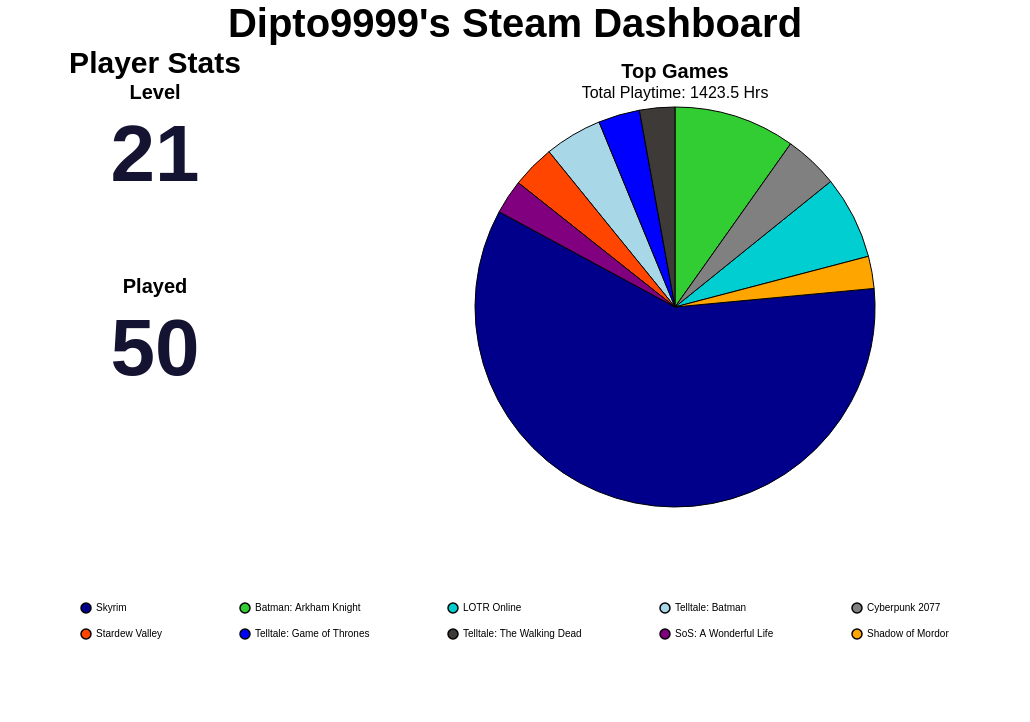

Vega-Lite specification stored for this chart:
### Vega-Lite specification from a JSON file in a GitHub repository (floating-point values rounded to 4 significant figures)
{"config": {"view": {"continuousWidth": 300, "continuousHeight": 300, "strokeOpacity": 0, "strokeWidth": 1.5}, "axis": {"labelFontSize": 12, "titleFontSize": 16}, "legend": {"labelFontSize": 12, "titleFontSize": 16}}, "hconcat": [{"vconcat": [{"data": {"name": "data-2499b64f9be58983f459d2071ccce1f4"}, "mark": {"type": "text", "align": "center", "baseline": "middle", "color": "#141331", "fontSize": 80, "fontWeight": "bold"}, "encoding": {"text": {"field": "Value", "type": "quantitative"}, "x": {"axis": null, "field": "Metric", "type": "nominal"}, "y": {"value": 50}}, "height": 150, "title": {"text": "Level", "anchor": "middle", "fontSize": 20}, "width": 300}, {"data": {"name": "data-3d361614c23f12396fa0eab35a1d9e7a"}, "mark": {"type": "text", "align": "center", "baseline": "middle", "color": "#141331", "fontSize": 80, "fontWeight": "bold"}, "encoding": {"text": {"field": "Value", "type": "quantitative"}, "x": {"axis": null, "field": "Metric", "type": "nominal"}, "y": {"value": 50}}, "height": 150, "title": {"text": "Played", "anchor": "middle", "fontSize": 20}, "width": 300}], "title": {"text": "Player Stats", "anchor": "middle", "fontSize": 30}}, {"data": {"name": "data-49a6c6739f3c1a24d2b3d26a90c015f6"}, "mark": {"type": "arc", "stroke": "black", "strokeWidth": 1}, "encoding": {"color": {"field": "name", "legend": {"columnPadding": 75, "columns": 5, "direction": "horizontal", "labelFontSize": 10, "orient": "bottom", "padding": 75, "rowPadding": 10, "title": "", "titleAlign": "center", "titleFontSize": 16}, "scale": {"range": ["#00008B", "#32CD32", "#00CED1", "#A8D7E7", "#808080", "#FF4500", "#0000FF", "#3D3A38", "#800080", "#FFA500", "#006400", "#8B0000", "#FFD700", "#4682B4", "#2E8B57"]}, "sort": null, "type": "nominal"}, "theta": {"field": "playtime_percentage", "type": "quantitative"}, "tooltip": [{"field": "name", "title": "Game", "type": "nominal"}, {"field": "playtime_forever", "format": ".1f", "title": "Time (Hrs)", "type": "quantitative"}, {"field": "playtime_percentage", "format": ".2f", "title": "Playtime (%)", "type": "quantitative"}]}, "height": 400, "title": {"text": "Top Games", "anchor": "middle", "fontSize": 20, "subtitle": "Total Playtime: 1423.5 Hrs", "subtitleFontSize": 16}, "width": 700}], "padding": {"left": 250, "right": 250, "top": 0, "bottom": 0}, "title": {"text": "Dipto9999's Steam Dashboard", "anchor": "middle", "fontSize": 40}, "$schema": "https://vega.github.io/schema/vega-lite/v6.4.1.json", "datasets": {"data-2499b64f9be58983f459d2071ccce1f4": [{"Metric": "Level", "Value": 21}], "data-3d361614c23f12396fa0eab35a1d9e7a": [{"Metric": "Played", "Value": 50}], "data-49a6c6739f3c1a24d2b3d26a90c015f6": [{"name": "Skyrim", "playtime_forever": 845.3, "appid": 72850, "playtime_percentage": 59.38}, {"name": "Batman: Arkham Knight", "playtime_forever": 139.7, "appid": 208650, "playtime_percentage": 9.81}, {"name": "LOTR Online", "playtime_forever": 95.7, "appid": 212500, "playtime_percentage": 6.72}, {"name": "Telltale: Batman", "playtime_forever": 66.22, "appid": 498240, "playtime_percentage": 4.65}, {"name": "Cyberpunk 2077", "playtime_forever": 62.43, "appid": 1091500, "playtime_percentage": 4.39}, {"name": "Stardew Valley", "playtime_forever": 49.5, "appid": 413150, "playtime_percentage": 3.48}, {"name": "Telltale: Game of Thrones", "playtime_forever": 47.68, "appid": 330840, "playtime_percentage": 3.35}, {"name": "Telltale: The Walking Dead", "playtime_forever": 40.52, "appid": 207610, "playtime_percentage": 2.85}, {"name": "SoS: A Wonderful Life", "playtime_forever": 39.42, "appid": 2111170, "playtime_percentage": 2.77}, {"name": "Shadow of Mordor", "playtime_forever": 37.05, "appid": 241930, "playtime_percentage": 2.6}]}}
